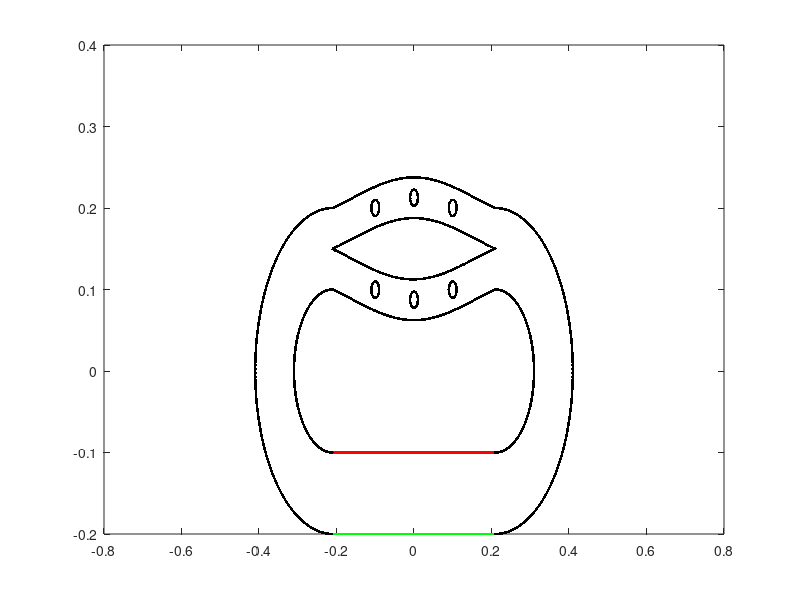

Recreate this plot in MATLAB.
%Racetrack with prescribed peristalsis and pericardium

L = 1;                              % length of computational domain (m)
N = 512;                            % number of Cartesian grid meshwidths at the finest level of the AMR grid
dx = L/N;                           % Cartesian mesh width (m)
ds = L/(2*N);                       % space between boundary points in straight tube

%Parameters for the racetrack

Let = 0.4;                          % Length of elastic tube (m)
Nend = 10;                           % Number of rigid points on each end of elastic section
Lt = Let+2*Nend*ds;                 % Length of straight section with three rigid points on each end

diameter = 0.1;                     % diameter of the tube
R2 = 0.1;                           % radius of inner wall
R1 = R2+diameter;                   % radius of outer wall
percont = 0.8;    %percent contraction for applied force peristalsis

radius = 0.01;
gamma = 0 : asin(ds/radius) : 2*pi;
xpos=[0.25,0.5,0.75];

Nstraight = 2*ceil(Lt/ds);          % number of points along each straight section
Ncurve = 2*ceil(pi*R1/ds);          % number of points along each curved section
Nrace = 2*Nstraight+2*Ncurve+6*length(gamma);         % number of points making up the racetrack part
dtheta = pi/(Ncurve/2);             % angle increment for drawing curved edges

mesh_name = 'heart_';               % structure name

centery = 0;                        % y-position of center of curved sections
centerx1 = -0.5*Lt;                 % x-position of center of left curved section
centerx2 = 0.5*Lt;                  % x-position of center of right curved section

% Parameters for the pericardium
%Dp = 2*diameter;                    %diameter of the pericardium
%Nperi = 2*ceil((Dp-diameter)/ds);  % number of boundary points along the sides of the pericardium
%Nperitot = Nperi + Nstraight;       % total number of pericardium points

% Parameters for the actuator
%La = 0.04;                          % length of the actuator section
%NLa = ceil(La/ds);                  % number of points along each actuator
%Ca = 0.25*Lt;                       % center of the actuator section
%NCa = ceil(ceil(Nstraight/2)*Ca/Lt); % index of the center point
%Na1 = NCa - ceil(NLa/2);            % index of the starting point with respect to the elastic section
%Na2 = Na1+NLa-1;                    % index of the ending point with respect to the elastic section

% Parameters for the prescribed peristalsis
Lap = 0.3;                          % length of the actuator section
NLap = ceil(Lap/ds);                  % number of points along each actuator
Cap = 0.5*Lt;                       % center of the actuator section
NCap = ceil(ceil(Nstraight/2)*Cap/Lt); % index of the center point
Na1p = NCap - ceil(NLap/2);            % index of the starting point with respect to the elastic section
Na2p = Na1p+NLap-1;                    % index of the ending point with respect to the elastic section


% Parameters for applied force peristalsis
%Lnperi = 0.05;                          % length of the end of the flexible tube without peristalsis
%Lperi = Lt-2*Lnperi;                      % length of the peristalsis section of tube
%Nperist = ceil(Lperi/ds);                 % number of peristaltic points on top or bottom of tube
%NCent = ceil(Nstraight/4);                 %index of center of elastic tube
%Nperi1 = NCent-ceil(0.5*Nperist);           % index of the starting point with respect to the elastic section
%Nperi2 = Nperi1+Nperist-1;                  %index of the ending point with respect to the elastic section


% parameters for markers
Nmarkersx = 11;                     %number of columns of markers
Nmarkersy = 11;                     %number of markers in each column
Nmarkers=Nmarkersx*Nmarkersy;       %total number of markers
dmx = Let/(Nmarkersx-1);            %space between markers in x-direction
dmy = diameter/(Nmarkersy-1);       %space between markers in y-direction

% material parameters
kappa_spring = 30.0;               % spring constant (Newton)
kappa_beam = 0.3;                 % beam stiffness constant (Newton m^2) %2.5e-2 works for Wo>=5
kappa_target = kappa_spring;        % target point penalty spring constant (Newton)
Fmag = 4.0e0;                % this is my best guess at a reasonable applied force %4.0e0 works for Wo>=5
phase = 0;                      %initial phase of the oscillating force, where F=Fmag*phase and phase = (1+sin(2*pi*f*t-pi/2));

% Make the elastic section of the tube
% Write out the vertex information
% 
% vertex_fid = fopen([mesh_name 'tube_' num2str(N) '.vertex'], 'w');
% fprintf(vertex_fid, '%d\n', Nstraight);
% 
% %top part
% for i=1:ceil(Nstraight/2)
%     ytop = centery-R2;
%     xtop = -Lt/2+(i-1)*ds;
%     fprintf(vertex_fid, '%1.16e %1.16e\n', xtop, ytop);
% end
% 
% %bottom part
% for i=ceil(Nstraight/2)+1:Nstraight
%     ybot = centery-R1;
%     xbot = -Lt/2+(i-ceil(Nstraight/2)-1)*ds;
%     fprintf(vertex_fid, '%1.16e %1.16e\n', xbot, ybot);
% end
% fclose(vertex_fid);


% Make markers as vertices with no material properties

vertex_fid = fopen(['markers_' num2str(N) '.vertex'], 'w');
fprintf(vertex_fid, '%d\n', Nmarkers);

%top part
for i=0:Nmarkersx-1
    for j=0:Nmarkersy-1
        y = centery-R2-j*dmy;
        x = -Let/2+i*dmx;
    fprintf(vertex_fid, '%1.16e %1.16e\n', x, y);
    end
end

plot(0, 0.1, '.r', 'MarkerSize',75)


% prescribed peristalsis part
% Write out the vertex information

% Allocate space for variables
ytop_elastic = zeros(1,ceil(Nstraight/2));
xtop_elastic = zeros(1,ceil(Nstraight/2));
ybot_elastic = zeros(1,ceil(Nstraight/2));
xbot_elastic = zeros(1,ceil(Nstraight/2));

% Vertex information
vertex_fid = fopen([mesh_name 'tube_' num2str(N) '.vertex'], 'w');
fprintf(vertex_fid, '%d\n', Nstraight);

% Top section, elastic tube
for i = 1:(Nstraight/2)
    ytop_elastic(1,i) = centery-R2;
    xtop_elastic(1,i) = -Lt/2+(i-1)*ds;
    fprintf(vertex_fid, '%1.16e %1.16e\n', xtop_elastic(1,i), ytop_elastic(1,i));
end

% Bottom section, elastic tube
for  i = 1:(Nstraight/2)
    ybot_elastic(1,i) = centery-R1;
    xbot_elastic(1,i) = -Lt/2+(i-1)*ds;
    fprintf(vertex_fid, '%1.16e %1.16e\n', xbot_elastic(1,i), ybot_elastic(1,i));
end

fclose(vertex_fid);

% Plots elastic tube vertices
plot(xtop_elastic,ytop_elastic,'r.')
hold on
plot(xbot_elastic,ybot_elastic,'g.')

% valveless pumping applied force
% Use either the target point actuator or the applied force, but not both.
% Write out the vertex information
%
%vertex_fid = fopen(['vp_aforce_' num2str(N) '.vertex'], 'w');
%fprintf(vertex_fid, '%d\n', 2*NLa);
%
%top points
%for i=Na1:Na2,
%    ytop = centery-R2;
%    xtop = -Lt/2+i*ds;
%    fprintf(vertex_fid, '%1.16e %1.16e\n', xtop, ytop);
%end
%
%bottom points
%for i=Na1:Na2,
%    ybot = centery-R1;
%    xbot = -Lt/2+i*ds;
%    fprintf(vertex_fid, '%1.16e %1.16e\n', xbot, ybot);
%end
%fclose(vertex_fid);
%

% peristalsis applied force
% Use either the target point actuator or the applied force, but not both.
% Write out the vertex information
%
%vertex_fid = fopen(['peri_aforce_' num2str(N) '.vertex'], 'w');
%fprintf(vertex_fid, '%d\n', 2*Nperist);
%
%top points
%for i=Nperi1:Nperi2,
%    ytop = centery-R2;
%    xtop = -Lt/2+i*ds;
%    fprintf(vertex_fid, '%1.16e %1.16e\n', xtop, ytop);
%end
%
%bottom points
%for i=Nperi1:Nperi2,
%    ybot = centery-R1;
%    xbot = -Lt/2+i*ds;
%    fprintf(vertex_fid, '%1.16e %1.16e\n', xbot, ybot);
%end
%fclose(vertex_fid);
%

% race track part
% Write out the vertex information

% Allocate Space
x_race = zeros(1,Nrace);
y_race = zeros(1,Nrace);

vertex_fid = fopen([mesh_name 'race_' num2str(N) '.vertex'], 'w');
fprintf(vertex_fid, '%d\n', Nrace);

%right inner curved part of racetrack 
for i=1:ceil(Ncurve/2)
    theta = (i-1)*dtheta-pi/2;
    y_race(1,i) = centery+R2*sin(theta);
    x_race(1,i) = Lt/2+R2*cos(theta);
    plot(x_race(1,i),y_race(1,i),'r.')
    fprintf(vertex_fid, '%1.16e %1.16e\n', x_race(1,i), y_race(1,i));
end

%straight inner section on the top
for i = ceil(Ncurve/2)+1:ceil(Ncurve/2)+ceil(Nstraight/2)
    theta = (i-1)*dtheta-pi/2;
    theta1 = pi/2+(i-(ceil(Ncurve/2)+ceil(Nstraight/2))-1)*dtheta;
    y_race(1,i) = centery+R2-0.05*(-cos(theta))*cos(theta1);
    x_race(1,i) = centerx2-(i-ceil(Ncurve/2)-1)*ds;
    plot(x_race(1,i),y_race(1,i),'r.')
    fprintf(vertex_fid, '%1.16e %1.16e\n', x_race(1,i), y_race(1,i));
end

%left inner curved part of racetrack
for i = ceil(Ncurve/2)+ceil(Nstraight/2)+1:Ncurve+ceil(Nstraight/2)
    theta = pi/2+(i-(ceil(Ncurve/2)+ceil(Nstraight/2))-1)*dtheta;
    y_race(1,i) = centery+0.1*sin(theta);
    x_race(1,i) = centerx1+R2*cos(theta);
    fprintf(vertex_fid, '%1.16e %1.16e\n', x_race(1,i), y_race(1,i));
end

%right outer curved part of racetrack 
for i=Ncurve+ceil(Nstraight/2)+1:Ncurve+ceil(Ncurve/2)+ceil(Nstraight/2)
    theta=(i-(Ncurve+ceil(Nstraight/2))-1)*dtheta-pi/2;
    y_race(1,i) = centery+R1*sin(theta);
    x_race(1,i) = Lt/2+R1*cos(theta);
    fprintf(vertex_fid, '%1.16e %1.16e\n', x_race(1,i), y_race(1,i));
end

%straight outer section on the top
for i = Ncurve+ceil(Ncurve/2)+ceil(Nstraight/2)+1:Ncurve+ceil(Ncurve/2)+Nstraight
    theta=(i-(Ncurve+ceil(Nstraight/2))-1)*dtheta-pi/2;
    theta1 = pi/2+(i-(Ncurve+ceil(Ncurve/2)+Nstraight)-1)*dtheta;
    y_race(1,i) = centery+R1+0.05*(-cos(theta))*cos(theta1);
    x_race(1,i) = centerx2-(i-(Ncurve+ceil(Ncurve/2)+ceil(Nstraight/2))-1)*ds;
    plot(x_race(1,i),y_race(1,i),'y.')
    fprintf(vertex_fid, '%1.16e %1.16e\n', x_race(1,i), y_race(1,i));
end


%left outer curved part of racetrack
for i = Ncurve+ceil(Ncurve/2)+Nstraight+1:2*Ncurve+Nstraight
    theta = pi/2+(i-(Ncurve+ceil(Ncurve/2)+Nstraight)-1)*dtheta;
    y_race(1,i) = centery+0.2*sin(theta);
    x_race(1,i) = centerx1+R1*cos(theta);
    fprintf(vertex_fid, '%1.16e %1.16e\n', x_race(1,i), y_race(1,i));
end
% fclose(vertex_fid);


% Plots the racetrack vertices
%plot(x_race,y_race,'k.')


%NEW TUBE
%x_race = zeros(1,Nrace);
%y_race = zeros(1,Nrace);

% vertex_fid = fopen([mesh_name 'race_' num2str(N) '.vertex'], 'w');
% fprintf(vertex_fid, '%d\n', Nrace);

%straight outer section on the top -- new tube top
 for i = 2*Ncurve+Nstraight+1:2*Ncurve+Nstraight+ceil(Nstraight/2)
    theta=(i-(2*Ncurve+Nstraight+ceil(Ncurve/2))-1)*dtheta-pi/2;
    theta1 = pi/2+(i-(2*Ncurve+Nstraight+ceil(Nstraight/2))-1)*dtheta;
    y_race(1,i) = centery+R1+0.05*(-cos(theta))*cos(theta1)-0.05;
    x_race(1,i) = centerx2-(i-(2*Ncurve+Nstraight)-1)*ds;
    fprintf(vertex_fid, '%1.16e %1.16e\n', x_race(1,i), y_race(1,i));
end

%straight inner section on the top -- new tube bottom
for i = 2*Ncurve+Nstraight+ceil(Nstraight/2)+1:2*Ncurve+2*Nstraight
    theta2 = (i-1)*dtheta-pi/2;
    theta3 = pi/2+(i-(ceil(Ncurve/2)+ceil(Nstraight/2))-1)*dtheta;
    y_race(1,i) = centery+R2-0.05*(-cos(theta2))*cos(theta3)+0.05;
    x_race(1,i) = centerx2+(i-(2*Ncurve+2*Nstraight)-1)*ds;
    fprintf(vertex_fid, '%1.16e %1.16e\n', x_race(1,i), y_race(1,i));
end

% ADDING OBSTACLES 

% CENTER TOP OBSTACLE

i2= ceil(((Ncurve+ceil(Ncurve/2)+Nstraight)-(Ncurve+ceil(Ncurve/2)+ceil(Nstraight/2)+1))*xpos(2))+(Ncurve+ceil(Ncurve/2)+ceil(Nstraight/2)+1);
thetatop=(i2-(Ncurve+ceil(Nstraight/2))-1)*dtheta-pi/2;
theta1top = pi/2+(i2-(Ncurve+ceil(Ncurve/2)+Nstraight)-1)*dtheta;
ytop = centery+R1+0.05*(-cos(thetatop))*cos(theta1top);

i1=ceil(((2*Ncurve+Nstraight+ceil(Nstraight/2))-(2*Ncurve+Nstraight+1))/2)+(2*Ncurve+Nstraight+1);
thetabot=(i1-(2*Ncurve+Nstraight+ceil(Ncurve/2))-1)*dtheta-pi/2;
theta1bot = pi/2+(i1-(2*Ncurve+Nstraight+ceil(Nstraight/2))-1)*dtheta;
ybot = centery+R1+0.05*(-cos(thetabot))*cos(theta1bot)-0.05;

splitDia=ytop-ybot;

x1Center = 0-(0.5*Let)+Let*xpos(2);
%y1Center = .21;
y1Center = ybot+0.5*splitDia;
x1 = radius * cos(gamma) + x1Center;
y1 = radius * sin(gamma) + y1Center;

for i = 2*Ncurve+2*Nstraight+1:2*Ncurve+2*Nstraight+length(gamma)
    j=i-(2*Ncurve+2*Nstraight);
    x_race(1,i)=x1(1,j);
    y_race(1,i)=y1(1,j);
    fprintf(vertex_fid, '%1.16e %1.16e\n', x_race(1,i), y_race(1,i));
end

clear i1 

% TOP RIGHT OBSTACLE

i1=ceil(((2*Ncurve+Nstraight+ceil(Nstraight/2))-(2*Ncurve+Nstraight+1))*xpos(1))+(2*Ncurve+Nstraight+1);
thetabot=(i1-(2*Ncurve+Nstraight+ceil(Ncurve/2))-1)*dtheta-pi/2;
theta1bot = pi/2+(i1-(2*Ncurve+Nstraight+ceil(Nstraight/2))-1)*dtheta;
ybot = centery+R1+0.05*(-cos(thetabot))*cos(theta1bot)-0.05;

%x2Center = 0.1;
x2Center = 0-(0.5*Let)+Let*xpos(1);
%y2Center = .20;
y2Center = ybot+0.5*splitDia;

x2 = radius * cos(gamma) + x2Center;
y2 = radius * sin(gamma) + y2Center;

for i = 2*Ncurve+2*Nstraight+length(gamma)+1:2*Ncurve+2*Nstraight+2*length(gamma)
    j=i-(2*Ncurve+2*Nstraight+length(gamma));
    x_race(1,i)=x2(1,j);
    y_race(1,i)=y2(1,j);
    fprintf(vertex_fid, '%1.16e %1.16e\n', x_race(1,i), y_race(1,i));
end

clear i1 

% TOP LEFT OBSTACLE

i1=ceil(((2*Ncurve+Nstraight+ceil(Nstraight/2))-(2*Ncurve+Nstraight+1))*0.75)+(2*Ncurve+Nstraight+1);
thetabot=(i1-(2*Ncurve+Nstraight+ceil(Ncurve/2))-1)*dtheta-pi/2;
theta1bot = pi/2+(i1-(2*Ncurve+Nstraight+ceil(Nstraight/2))-1)*dtheta;
ybot = centery+R1+0.05*(-cos(thetabot))*cos(theta1bot)-0.05;

%x3Center = -0.1;
%y3Center = .20;
x3Center = 0-(0.5*Let)+Let*xpos(3);
y3Center = ybot+0.5*splitDia;

x3 = radius * cos(gamma) + x3Center;
y3 = radius * sin(gamma) + y3Center;


for i = 2*Ncurve+2*Nstraight+2*length(gamma)+1:2*Ncurve+2*Nstraight+3*length(gamma)
    j=i-(2*Ncurve+2*Nstraight+2*length(gamma));
    x_race(1,i)=x3(1,j);
    y_race(1,i)=y3(1,j);
    fprintf(vertex_fid, '%1.16e %1.16e\n', x_race(1,i), y_race(1,i));
end

clear ybot ytop splitDia i2 i1

% CENTER BOTTOM OBSTACLE

i2 = ceil(((2*Ncurve+2*Nstraight)-(2*Ncurve+Nstraight+ceil(Nstraight/2)+1))/2)+(2*Ncurve+Nstraight+ceil(Nstraight/2)+1);
theta2top = (i2-1)*dtheta-pi/2;
theta3top = pi/2+(i2-(ceil(Ncurve/2)+ceil(Nstraight/2))-1)*dtheta;
ytop = centery+R2-0.05*(-cos(theta2top))*cos(theta3top)+0.05;

%i1 = ceil(Ncurve/2)+1:ceil(Ncurve/2)+ceil(Nstraight/2)
i1 = ceil(((ceil(Ncurve/2)+ceil(Nstraight/2))-(ceil(Ncurve/2)+1))*xpos(2))+(ceil(Ncurve/2)+1);
thetabot = (i1-1)*dtheta-pi/2;
theta1bot = pi/2+(i1-(ceil(Ncurve/2)+ceil(Nstraight/2))-1)*dtheta;
ybot = centery+R2-0.05*(-cos(thetabot))*cos(theta1bot);

splitDia=ytop-ybot;

%x4Center = 0;
%y4Center = .09;
x4Center = 0-(0.5*Let)+Let*xpos(2);
y4Center = ybot+0.5*splitDia;

x4 = radius * cos(gamma) + x4Center;
y4 = radius * sin(gamma) + y4Center;


for i = 2*Ncurve+2*Nstraight+3*length(gamma)+1:2*Ncurve+2*Nstraight+4*length(gamma)
    j=i-(2*Ncurve+2*Nstraight+3*length(gamma));
    x_race(1,i)=x4(1,j);
    y_race(1,i)=y4(1,j);
    fprintf(vertex_fid, '%1.16e %1.16e\n', x_race(1,i), y_race(1,i));
end


% BOTTOM RIGHT OBSTACLE
i1 = ceil(((ceil(Ncurve/2)+ceil(Nstraight/2))-(ceil(Ncurve/2)+1))*xpos(3))+(ceil(Ncurve/2)+1);
thetabot = (i1-1)*dtheta-pi/2;
theta1bot = pi/2+(i1-(ceil(Ncurve/2)+ceil(Nstraight/2))-1)*dtheta;
ybot = centery+R2-0.05*(-cos(thetabot))*cos(theta1bot);

x5Center = 0-(0.5*Let)+Let*xpos(1);
y5Center = ybot+0.5*splitDia;
%x5Center = 0.1;
%y5Center = .10;
x5 = radius * cos(gamma) + x5Center;
y5 = radius * sin(gamma) + y5Center;


for i = 2*Ncurve+2*Nstraight+4*length(gamma)+1:2*Ncurve+2*Nstraight+5*length(gamma)
    j=i-(2*Ncurve+2*Nstraight+4*length(gamma));
    x_race(1,i)=x5(1,j);
    y_race(1,i)=y5(1,j);
    fprintf(vertex_fid, '%1.16e %1.16e\n', x_race(1,i), y_race(1,i));
end

clear i1

% BOTTOM LEFT OBSTACLE
i1 = ceil(((ceil(Ncurve/2)+ceil(Nstraight/2))-(ceil(Ncurve/2)+1))*xpos(3))+(ceil(Ncurve/2)+1);
thetabot = (i1-1)*dtheta-pi/2;
theta1bot = pi/2+(i1-(ceil(Ncurve/2)+ceil(Nstraight/2))-1)*dtheta;
ybot = centery+R2-0.05*(-cos(thetabot))*cos(theta1bot);

x6Center = 0-(0.5*Let)+Let*xpos(3);
y6Center = ybot+0.5*splitDia;
%x6Center = -0.1;
%y6Center = .10;
x6 = radius * cos(gamma) + x6Center;
y6 = radius * sin(gamma) + y6Center;


for i = 2*Ncurve+2*Nstraight+5*length(gamma)+1:2*Ncurve+2*Nstraight+6*length(gamma)
    j=i-(2*Ncurve+2*Nstraight+5*length(gamma));
    x_race(1,i)=x6(1,j);
    y_race(1,i)=y6(1,j);
    fprintf(vertex_fid, '%1.16e %1.16e\n', x_race(1,i), y_race(1,i));
end

fclose(vertex_fid);

plot(x_race,y_race,'k.')

% Pericardium
% Write out the vertex information
%
%vertex_fid = fopen([mesh_name 'peri_' num2str(N) '.vertex'], 'w');
%fprintf(vertex_fid, '%d\n', Nperitot);
%
% make the top and bottom of the pericardium
%for i=1:ceil(Nstraight/2),
%    ytop = centery-(R2-(Dp-diameter)/2);
%    xtop = -Lt/2+(i-1)*ds;
%    fprintf(vertex_fid, '%1.16e %1.16e\n', xtop, ytop);
%end
%
%for i=ceil(Nstraight/2)+1:Nstraight,
%    ybot = centery-R1-(Dp-diameter)/2;
%    xbot = -Lt/2+(i-ceil(Nstraight/2)-1)*ds;
%    fprintf(vertex_fid, '%1.16e %1.16e\n', xbot, ybot);
%end

% make the four side pieces
%for i=Nstraight+1:Nstraight+ceil(Nperi/4),
%    y = centery-(R1+(Dp-diameter)/2)+(i-Nstraight-1)*ds;
%    x = -Lt/2;
%    fprintf(vertex_fid, '%1.16e %1.16e\n', x, y);
%end
%
%for i=Nstraight+ceil(Nperi/4)+1:Nstraight+ceil(Nperi/2),
%    y = centery-R2+(i-Nstraight-ceil(Nperi/4)-1)*ds;
%    x = -Lt/2;
%    fprintf(vertex_fid, '%1.16e %1.16e\n', x, y);
%end
%
%for i=Nstraight+ceil(Nperi/2)+1:Nstraight+ceil(3*Nperi/4),
%    y = centery-(R1+(Dp-diameter)/2)+(i-Nstraight-ceil(Nperi/2)-1)*ds;
%    x = Lt/2;
%    fprintf(vertex_fid, '%1.16e %1.16e\n', x, y);
%end
%
%for i=Nstraight+ceil(3*Nperi/4)+1:Nperitot,
%    y = centery-R2+(i-Nstraight-ceil(3*Nperi/4)-1)*ds;
%    x = Lt/2;
%    fprintf(vertex_fid, '%1.16e %1.16e\n', x, y);
%end
%fclose(vertex_fid);
%

% Write out the spring information for the elastic section

spring_fid = fopen([mesh_name 'tube_' num2str(N) '.spring'], 'w');
fprintf(spring_fid, '%d\n', Nstraight-2);

%elastic part of tube
for i = 0:ceil(Nstraight/2)-2
    fprintf(spring_fid, '%d %d %1.16e %1.16e\n', i, i+1, kappa_spring*ds/(ds^2), ds);
end

for i = ceil(Nstraight/2):Nstraight-2
    fprintf(spring_fid, '%d %d %1.16e %1.16e\n', i, i+1, kappa_spring*ds/(ds^2), ds);
end

fclose(spring_fid);
%

% Write out the spring information for the valveless pumping applied force
%
%spring_fid = fopen(['vp_aforce_' num2str(N) '.spring'], 'w');
%fprintf(spring_fid, '%d\n', NLa);
%
%elastic part of tube
%for i = 0:(NLa-1),
%    fprintf(spring_fid, '%d %d %1.16e %1.16e %d\n', i, i+NLa, Fmag, phase, 1);
%end
%
%fclose(spring_fid);
%
% Write out the spring information for the peristalsis applied force
%
%spring_fid = fopen(['peri_aforce_' num2str(N) '.spring'], 'w');
%fprintf(spring_fid, '%d\n', Nperist);
%
%elastic part of tube
%for i = 0:(Nperist-1),
%    %fprintf(spring_fid, '%d %d %1.16e %1.16e %d\n', i, i+Nperist, Fmag, phase, 2);
%    fprintf(spring_fid, '%d %d %1.16e %1.16e\n', i, i+Nperist, 0, percont*diameter);
%end
%
%fclose(spring_fid);
%
% % Write out the beam information for the elastic section

beam_fid = fopen([mesh_name 'tube_' num2str(N) '.beam'], 'w');
fprintf(beam_fid, '%d\n', Nstraight-4);

%elastic part of tube
for i = 0:ceil(Nstraight/2)-3
    fprintf(beam_fid, '%d %d %d %1.16e\n', i, i+1, i+2, kappa_beam*ds/(ds^4));
end

for i = ceil(Nstraight/2):Nstraight-3
    fprintf(beam_fid, '%d %d %d %1.16e\n', i, i+1, i+2, kappa_beam*ds/(ds^4));
end
fclose(beam_fid);


% Write out the target point information for the ends of the elastic tube
target_fid = fopen([mesh_name 'tube_' num2str(N) '.target'], 'w');

fprintf(target_fid, '%d\n', 4*Nend);

for i = 0:Nend-1
    fprintf(target_fid, '%d %1.16e\n', i, kappa_target*ds/(ds^2));
end

for i = ceil(Nstraight/2)-Nend:ceil(Nstraight/2)-1
    fprintf(target_fid, '%d %1.16e\n', i, kappa_target*ds/(ds^2));
end

for i = ceil(Nstraight/2):ceil(Nstraight/2)+Nend-1
    fprintf(target_fid, '%d %1.16e\n', i, kappa_target*ds/(ds^2));
end

for i = Nstraight-Nend:Nstraight-1
    fprintf(target_fid, '%d %1.16e\n', i, kappa_target*ds/(ds^2));
end

fclose(target_fid);

% Write out the target point information for the actuator

%top actuator
%target_fid = fopen(['actuator_top_' num2str(N) '.target'], 'w');
%fprintf(target_fid, '%d\n', NLa);
%
%for i = 0:NLa-1,
%    fprintf(target_fid, '%d %1.16e\n', i, kappa_target*ds/(ds^2));
%end
%
%fclose(target_fid);
%
%bottom actuator
%target_fid = fopen(['actuator_bot_' num2str(N) '.target'], 'w');
%fprintf(target_fid, '%d\n', NLa);
%
%for i = 0:NLa-1,
%    fprintf(target_fid, '%d %1.16e\n', i, kappa_target*ds/(ds^2));
%end
%
%fclose(target_fid);
%
% Write out the target point information for the actuator
%
%top prescribed peristalsis
target_fid = fopen(['pperi_top_' num2str(N) '.target'], 'w');
fprintf(target_fid, '%d\n', NLap);

for i = 0:NLap-1
    fprintf(target_fid, '%d %1.16e\n', i, kappa_target*ds/(ds^2));
end

fclose(target_fid);

%bottom prescribed peristalsis
target_fid = fopen(['pperi_bot_' num2str(N) '.target'], 'w');
fprintf(target_fid, '%d\n', NLap);

for i = 0:NLap-1
    fprintf(target_fid, '%d %1.16e\n', i, kappa_target*ds/(ds^2));
end

fclose(target_fid);

% Write out the target point information for the racetrack
target_fid = fopen([mesh_name 'race_' num2str(N) '.target'], 'w');

fprintf(target_fid, '%d\n', Nrace);

for i = 0:Nrace-1
    fprintf(target_fid, '%d %1.16e\n', i, kappa_target*ds/(ds^2));
end

fclose(target_fid);





% Plots the racetrack vertices
% plot(x_race,y_race,'k.')
% 
% % Create a logical image of a circle with specified
% % diameter, center, and image size.
% % First create the image.
% imageSizeX = 640;
% imageSizeY = 480;
% [columnsInImage, rowsInImage] = meshgrid(1:imageSizeX, 1:imageSizeY);
% % Next create the circle in the image.
% centerX = 320;
% centerY = 240;
% radius = 25;
% circlePixels = (rowsInImage - centerY).^2 ...
%     + (columnsInImage - centerX).^2 <= radius.^2;
% % circlePixels is a 2D "logical" array.
% % Now, display it.
% image(circlePixels) ;
% colormap([0 0 0; 1 1 1]);

% Write out the target point information for the pericardium
%target_fid = fopen([mesh_name 'peri_' num2str(N) '.target'], 'w');
%
%fprintf(target_fid, '%d\n', Nperitot);
%
%for i = 0:Nperitot-1,
%    fprintf(target_fid, '%d %1.16e\n', i, kappa_target*ds/(ds^2));
%end
%
%fclose(target_fid);
